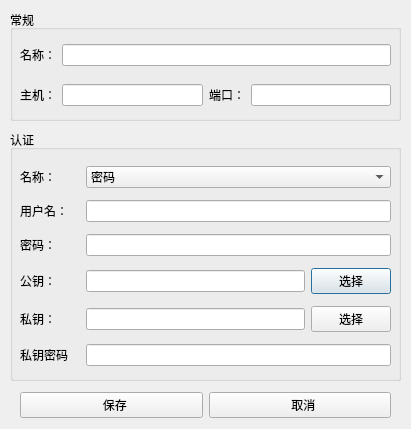
<?xml version="1.0" encoding="UTF-8"?>
<ui version="4.0">
 <class>ConnectEditUI</class>
 <widget class="QDialog" name="ConnectEditUI">
  <property name="geometry">
   <rect>
    <x>0</x>
    <y>0</y>
    <width>411</width>
    <height>429</height>
   </rect>
  </property>
  <property name="windowTitle">
   <string>Dialog</string>
  </property>
  <widget class="QGroupBox" name="groupBox">
   <property name="geometry">
    <rect>
     <x>10</x>
     <y>10</y>
     <width>391</width>
     <height>111</height>
    </rect>
   </property>
   <property name="title">
    <string>常规</string>
   </property>
   <widget class="QWidget" name="layoutWidget">
    <property name="geometry">
     <rect>
      <x>10</x>
      <y>30</y>
      <width>371</width>
      <height>30</height>
     </rect>
    </property>
    <layout class="QHBoxLayout" name="horizontalLayout_2">
     <item>
      <widget class="QLabel" name="label">
       <property name="text">
        <string>名称：</string>
       </property>
      </widget>
     </item>
     <item>
      <widget class="QLineEdit" name="name"/>
     </item>
    </layout>
   </widget>
   <widget class="QWidget" name="layoutWidget">
    <property name="geometry">
     <rect>
      <x>10</x>
      <y>70</y>
      <width>371</width>
      <height>30</height>
     </rect>
    </property>
    <layout class="QHBoxLayout" name="horizontalLayout">
     <item>
      <widget class="QLabel" name="label_2">
       <property name="text">
        <string>主机：</string>
       </property>
      </widget>
     </item>
     <item>
      <widget class="QLineEdit" name="hostName">
       <property name="text">
        <string/>
       </property>
      </widget>
     </item>
     <item>
      <widget class="QLabel" name="label_3">
       <property name="text">
        <string>端口：</string>
       </property>
      </widget>
     </item>
     <item>
      <widget class="QLineEdit" name="port">
       <property name="text">
        <string/>
       </property>
      </widget>
     </item>
    </layout>
   </widget>
  </widget>
  <widget class="QGroupBox" name="groupBox_2">
   <property name="geometry">
    <rect>
     <x>10</x>
     <y>130</y>
     <width>391</width>
     <height>251</height>
    </rect>
   </property>
   <property name="title">
    <string>认证</string>
   </property>
   <widget class="QWidget" name="layoutWidget">
    <property name="geometry">
     <rect>
      <x>10</x>
      <y>30</y>
      <width>371</width>
      <height>212</height>
     </rect>
    </property>
    <layout class="QGridLayout" name="gridLayout">
     <item row="0" column="0">
      <layout class="QHBoxLayout" name="horizontalLayout_3">
       <item>
        <widget class="QLabel" name="label_4">
         <property name="maximumSize">
          <size>
           <width>60</width>
           <height>16777215</height>
          </size>
         </property>
         <property name="text">
          <string>名称：</string>
         </property>
        </widget>
       </item>
       <item>
        <widget class="QComboBox" name="authType">
         <item>
          <property name="text">
           <string>密码</string>
          </property>
         </item>
         <item>
          <property name="text">
           <string>公钥</string>
          </property>
         </item>
        </widget>
       </item>
      </layout>
     </item>
     <item row="1" column="0">
      <layout class="QHBoxLayout" name="horizontalLayout_4">
       <item>
        <widget class="QLabel" name="label_5">
         <property name="minimumSize">
          <size>
           <width>60</width>
           <height>0</height>
          </size>
         </property>
         <property name="text">
          <string>用户名：</string>
         </property>
        </widget>
       </item>
       <item>
        <widget class="QLineEdit" name="userName"/>
       </item>
      </layout>
     </item>
     <item row="2" column="0">
      <layout class="QHBoxLayout" name="horizontalLayout_5">
       <item>
        <widget class="QLabel" name="label_6">
         <property name="minimumSize">
          <size>
           <width>60</width>
           <height>0</height>
          </size>
         </property>
         <property name="maximumSize">
          <size>
           <width>60</width>
           <height>16777215</height>
          </size>
         </property>
         <property name="text">
          <string>密码：</string>
         </property>
        </widget>
       </item>
       <item>
        <widget class="QLineEdit" name="password"/>
       </item>
      </layout>
     </item>
     <item row="3" column="0">
      <layout class="QHBoxLayout" name="horizontalLayout_9">
       <item>
        <widget class="QLabel" name="label_9">
         <property name="minimumSize">
          <size>
           <width>60</width>
           <height>0</height>
          </size>
         </property>
         <property name="text">
          <string>公钥：</string>
         </property>
        </widget>
       </item>
       <item>
        <widget class="QLineEdit" name="publickKeyFilePath">
         <property name="text">
          <string/>
         </property>
        </widget>
       </item>
       <item>
        <widget class="QPushButton" name="selectPublicKeyFileButton">
         <property name="text">
          <string>选择</string>
         </property>
        </widget>
       </item>
      </layout>
     </item>
     <item row="4" column="0">
      <layout class="QHBoxLayout" name="horizontalLayout_6">
       <item>
        <widget class="QLabel" name="label_7">
         <property name="minimumSize">
          <size>
           <width>60</width>
           <height>0</height>
          </size>
         </property>
         <property name="text">
          <string>私钥：</string>
         </property>
        </widget>
       </item>
       <item>
        <widget class="QLineEdit" name="privateKeyFilePath">
         <property name="text">
          <string/>
         </property>
        </widget>
       </item>
       <item>
        <widget class="QPushButton" name="selectPrivateKeyFileButton">
         <property name="text">
          <string>选择</string>
         </property>
        </widget>
       </item>
      </layout>
     </item>
     <item row="5" column="0">
      <layout class="QHBoxLayout" name="horizontalLayout_7">
       <item>
        <widget class="QLabel" name="label_8">
         <property name="minimumSize">
          <size>
           <width>60</width>
           <height>0</height>
          </size>
         </property>
         <property name="maximumSize">
          <size>
           <width>60</width>
           <height>16777215</height>
          </size>
         </property>
         <property name="text">
          <string>私钥密码</string>
         </property>
        </widget>
       </item>
       <item>
        <widget class="QLineEdit" name="passPhrase"/>
       </item>
      </layout>
     </item>
    </layout>
   </widget>
  </widget>
  <widget class="QWidget" name="layoutWidget">
   <property name="geometry">
    <rect>
     <x>20</x>
     <y>390</y>
     <width>371</width>
     <height>30</height>
    </rect>
   </property>
   <layout class="QHBoxLayout" name="horizontalLayout_8">
    <item>
     <widget class="QPushButton" name="save">
      <property name="text">
       <string>  保存</string>
      </property>
     </widget>
    </item>
    <item>
     <widget class="QPushButton" name="cancel">
      <property name="text">
       <string>  取消</string>
      </property>
     </widget>
    </item>
   </layout>
  </widget>
 </widget>
 <resources/>
 <connections/>
</ui>
